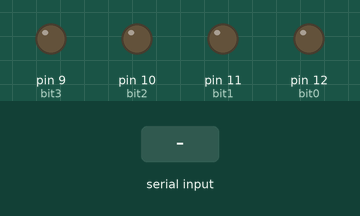
Recording of a sketch running on a simulated Arduino Uno, built with avr-gcc and run on an emulated ATmega328P. On the bench: output pins drawn as LEDs (lit = HIGH). The inputs (shaded band) are chosen by the test bench. What the sketch prints to the serial monitor is not drawn.

Above: at 1.2 s.
1.3 s: byte 1 (0x01) received over Serial
At 2.5 s:
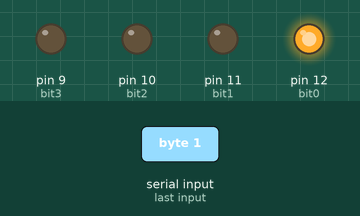
2.8 s: byte 2 (0x02) received over Serial
At 3.7 s:
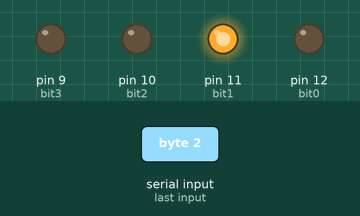
4.3 s: byte 3 (0x03) received over Serial
At 4.8 s:
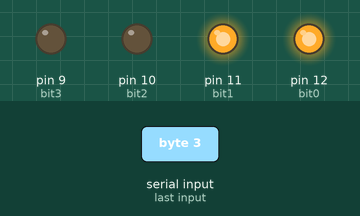
5.8 s: byte 4 (0x04) received over Serial
At 7.0 s:
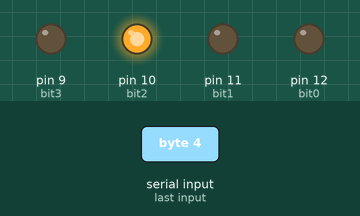
7.3 s: byte 5 (0x05) received over Serial
At 8.3 s:
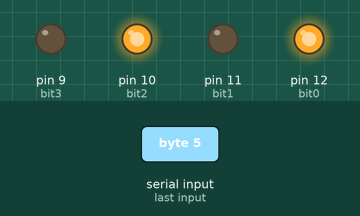
8.8 s: byte 6 (0x06) received over Serial
At 9.5 s:
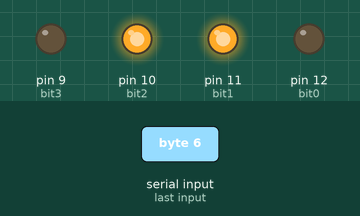
Timing chart, 0 to 11.3 s (numbered marks = the images above; inputs shaded):
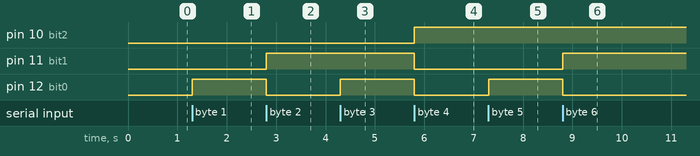

The sketch:

HexLEDs.ino
```cpp
// Name(s): Seunghan Bae

int bit0 = 12;
int bit1 = 11;
int bit2 = 10;
int bit3 = 9;

void setup() {
  Serial.begin(9600);
  pinMode(bit0, OUTPUT);
  pinMode(bit1, OUTPUT);
  pinMode(bit2, OUTPUT);
  pinMode(bit3, OUTPUT);
}

void loop() {
  if (Serial.available()) {
    byte myVar = Serial.read();
    Serial.print((char)myVar);
    Serial.print(": ");

//    if (myVar >= 0x30 && myVar <= 0x39) myVar -= 0x30;
//    else if (myVar >= 0x41 && myVar <= 0x46) myVar -= 0x37;
//    else if (myVar >= 0x61 && myVar <= 0x66) myVar -= 0x57;
//    else myVar = -1;

    if (myVar >= 0x00 && myVar <= 0x0f) Serial.println(myVar);
    numLED(myVar);
  }
}

void numLED(byte myVar) {
  switch (myVar) {
    case 0x00:
      digitalWrite(bit0, LOW);
      digitalWrite(bit1, LOW);
      digitalWrite(bit2, LOW);
      digitalWrite(bit3, LOW);
      break;

   case 0x01:
      digitalWrite(bit0, HIGH);
      digitalWrite(bit1, LOW);
      digitalWrite(bit2, LOW);
      digitalWrite(bit3, LOW);
      break;

    case 0x02:
      digitalWrite(bit0, LOW);
      digitalWrite(bit1, HIGH);
      digitalWrite(bit2, LOW);
      digitalWrite(bit3, LOW);
      break;

    case 0x03:
      digitalWrite(bit0, HIGH);
      digitalWrite(bit1, HIGH);
      digitalWrite(bit2, LOW);
      digitalWrite(bit3, LOW);
      break;

    case 0x04:
      digitalWrite(bit0, LOW);
      digitalWrite(bit1, LOW);
      digitalWrite(bit2, HIGH);
      digitalWrite(bit3, LOW);
      break;

    case 0x05:
      digitalWrite(bit0, HIGH);
      digitalWrite(bit1, LOW);
      digitalWrite(bit2, HIGH);
      digitalWrite(bit3, LOW);
      break;

    case 0x06:
      digitalWrite(bit0, LOW);
      digitalWrite(bit1, HIGH);
      digitalWrite(bit2, HIGH);
      digitalWrite(bit3, LOW);
      break;

    case 0x07:
      digitalWrite(bit0, HIGH);
      digitalWrite(bit1, HIGH);
      digitalWrite(bit2, HIGH);
      digitalWrite(bit3, LOW);
      break;

    case 0x08:
      digitalWrite(bit0, LOW);
      digitalWrite(bit1, LOW);
      digitalWrite(bit2, LOW);
      digitalWrite(bit3, HIGH);
      break;

    case 0x09:
      digitalWrite(bit0, HIGH);
      digitalWrite(bit1, LOW);
      digitalWrite(bit2, LOW);
      digitalWrite(bit3, HIGH);
      break;

    case 0x0a:
      digitalWrite(bit0, LOW);
      digitalWrite(bit1, HIGH);
      digitalWrite(bit2, LOW);
      digitalWrite(bit3, HIGH);
      break;

    case 0x0b:
      digitalWrite(bit0, HIGH);
      digitalWrite(bit1, HIGH);
      digitalWrite(bit2, LOW);
      digitalWrite(bit3, HIGH);
      break;

    case 0x0c:
      digitalWrite(bit0, LOW);
      digitalWrite(bit1, LOW);
      digitalWrite(bit2, HIGH);
      digitalWrite(bit3, HIGH);
      break;

    case 0x0d:
      digitalWrite(bit0, HIGH);
      digitalWrite(bit1, LOW);
      digitalWrite(bit2, HIGH);
      digitalWrite(bit3, HIGH);
      break;

    case 0x0e:
      digitalWrite(bit0, LOW);
      digitalWrite(bit1, HIGH);
      digitalWrite(bit2, HIGH);
      digitalWrite(bit3, HIGH);
      break;

    case 0x0f:
      digitalWrite(bit0, HIGH);
      digitalWrite(bit1, HIGH);
      digitalWrite(bit2, HIGH);
      digitalWrite(bit3, HIGH);
      break;

    default:
      Serial.println("INVALID INPUT");
      break;
  }
}
```

Measured:
- after the input at 1.3 s, pin 12 (bit0): LOW → HIGH at once
- after the input at 2.8 s, pin 11 (bit1): LOW → HIGH at once; pin 12 (bit0): HIGH → LOW at once
- after the input at 4.3 s, pin 12 (bit0): LOW → HIGH at once
- after the input at 5.8 s, pin 10 (bit2): LOW → HIGH at once; pin 11 (bit1), pin 12 (bit0): HIGH → LOW at once
- after the input at 7.3 s, pin 12 (bit0): LOW → HIGH at once
- after the input at 8.8 s, pin 11 (bit1): LOW → HIGH at once; pin 12 (bit0): HIGH → LOW at once
